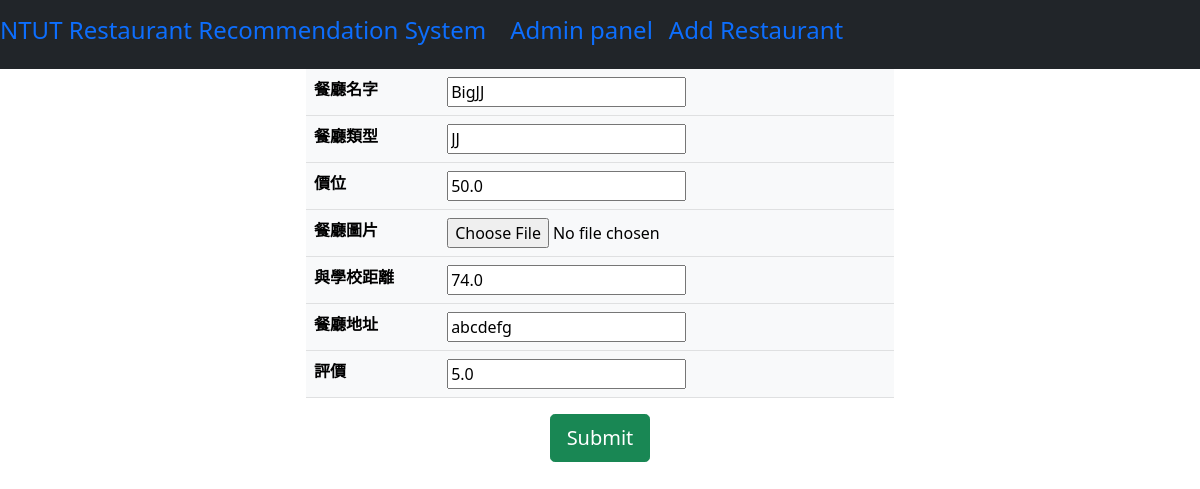
The page /restaruants/edit/5 on the database its author committed.
### Restaurant/models.py (models this page shows, shortened)
class Restaurant(models.Model):
    STYLE_CHOICES = ()
    Name = models.CharField(max_length=50,
                            verbose_name='餐廳名字')
    Style = models.CharField(max_length=50,
                            verbose_name='餐廳類型')
    Price = models.DecimalField(max_digits=7,
                                decimal_places=1,
                                blank=True,
                                null=True,
                                verbose_name='價位')
    Img = models.ImageField(upload_to='Restaurant_Image/',
                            blank=True,
                            verbose_name='餐廳圖片')
    Distance = models.DecimalField(max_digits=7,
                                decimal_places=1,
                                blank=True,
                                null=True,
                                verbose_name='與學校距離')
    Address = models.CharField(max_length=50,
                            verbose_name='餐廳地址')
    Rating = models.DecimalField(max_digits=7,
                                decimal_places=1,
                                blank=True,
                                null=True,
                                verbose_name='評價')

### Restaurant/views.py (the view)
# urls.py: path('edit/<int:restaturant_id>', views.editRestaurant),
def editRestaurant(request, restaturant_id):
    restaturant_id = int(restaturant_id)
    try:
        restaturant_selected = Restaurant.objects.get(id = restaturant_id)
    except Restaurant.DoesNotExist:
        return redirect('index')
    restaturant_form = RestaurantCreate(request.POST or None, instance=restaturant_selected)
    if restaturant_form.is_valid():
        restaturant_form.save()
        return redirect('index')
    return render(request, 'Restaurant/editRestaurant.html', {'Restaurant_form':restaturant_form})

### Restaurant/forms.py
class RestaurantCreate(forms.ModelForm):
    class Meta:
        model = Restaurant
        fields = '__all__'

### Restaurant/templates/Restaurant/editRestaurant.html (shortened to what this page needs)
{% extends 'Restaurant/listRestaurant.html' %}
{% block content %}
<center>
    <form method="POST" enctype="multipart/form-data">
        <table class="w-50 table table-light" style="border-radius: 10px;">
            {% for field in Restaurant_form %}
            <tr>
                <th>{{ field.label }}</th>
                <td>{{ field }}</td>
            </tr>
            {% endfor %}
        </table>
        <button type="submit" class="btn btn-lg btn-success md-5">Submit</button>
    </form>
</center>
{% endblock %}

### rows shown on the page
Restaurant: Restaurant_form "BigJJ" "JJ" "50.0" "74.0" "abcdefg" "5.0"

### other values the page prints
{{ field.label }} "餐廳名字" "餐廳類型" "價位" "餐廳圖片" "與學校距離" "餐廳地址" "評價"
